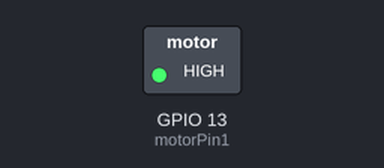
Recording of a sketch running on a simulated ESP32. Shown: switched loads named in the sketch (green lamp = pin HIGH). Dashed ring = blinking.

Above: at 0.5 s.
Timing chart, 0 to 4.6 s (numbered marks = the images above):
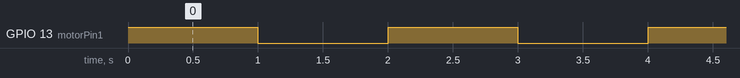

The sketch:

One_motor_binary_mode.ino
```cpp
int motorPin1 = 13; // GPIO 13 for vibration motor 1
void setup ()
{
  pinMode(motorPin1, OUTPUT);   // pin configuration
}

void loop ()
{
  digitalWrite(motorPin1, HIGH);
  delay (1000);
  digitalWrite(motorPin1, LOW);
  delay (1000);
}
```

Measured:
- by itself, GPIO 13 (motorPin1): alternates HIGH for 1.0 s and LOW for 1.0 s
